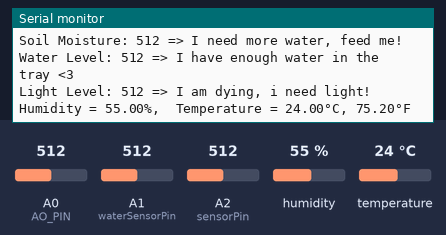
Bench run of a sketch on a simulated Arduino Uno, built with avr-gcc and run on an emulated ATmega328P. Shown: the last lines printed to the serial monitor. The inputs (shaded band) are chosen by the test bench; at power-on: A0 (AO_PIN) = 512, A2 (sensorPin) = 512, A1 (waterSensorPin) = 512, humidity 55 %, temperature 24 °C.

Above: at 1.4 s.
1.5 s: A0 (AO_PIN) set to 490
At 3.3 s:
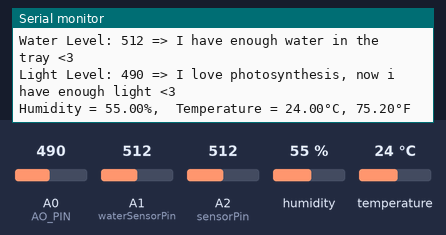
6.1 s: A2 (sensorPin) set to 490
10.4 s: A1 (waterSensorPin) set to 290
At 12.0 s:
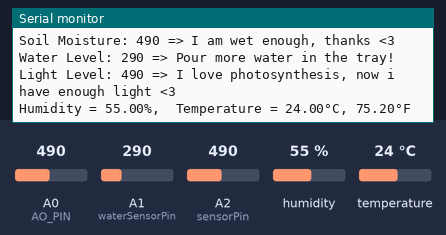
14.8 s: humidity set to 22 %
At 16.5 s:
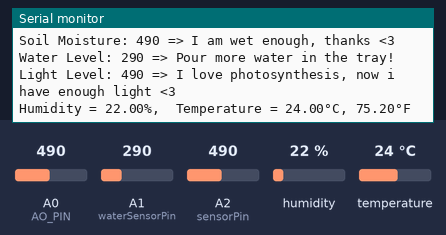
17.7 s: temperature set to 12 °C
At 18.2 s:
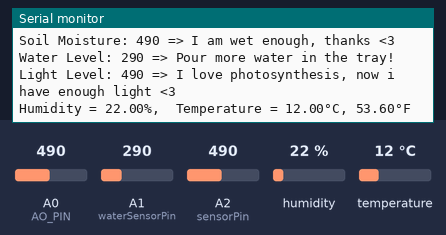
20.6 s: A1 (waterSensorPin) set to 306
At 23.0 s:
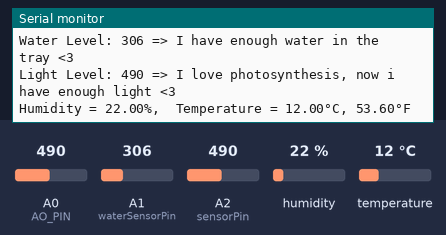

Measured:
- after the input at 1.5 s, the serial monitor: prints a new line after 0.99 s (image 1)
- after the input at 10.4 s, the serial monitor: prints a new line after 0.73 s (image 2)
- after the input at 14.8 s, the serial monitor: prints a new line after 0.79 s (image 3)
- after the input at 17.7 s, the serial monitor: prints a new line after 0.06 s (image 4)
- after the input at 20.6 s, the serial monitor: prints a new line after 1.4 s (image 5)

The sketch:

project.ino
```cpp
#include <DHT.h>
#define DHT11PIN 2
#define DHTTYPE DHT11
#define AO_PIN A0
#define sensorPin A2
DHT dht(DHT11PIN, DHTTYPE);
float h, tc, tf;

int waterSensorPin = A1;
int ledPin = 13;


void setup() {
  delay(200);
  Serial.begin(9600);
  dht.begin();
  Serial.println("DHT11 Temperature and Humidity");

}

void loop() {

  //Soil Moisture
  int sensorWater = analogRead(sensorPin);
  if (sensorWater > 0) {
    Serial.print("Soil Moisture: ");
    Serial.print(sensorWater);
    if(sensorWater > 500)
    {
     Serial.println(" => I need more water, feed me!");
    }
    else Serial.println(" => I am wet enough, thanks <3");

  }

 //Water level
  int sensorValue = analogRead(waterSensorPin);
  Serial.print("Water Level: ");
  Serial.print(sensorValue);
  if(sensorValue < 300)
  {
    Serial.println(" => Pour more water in the tray!");
  }
  else Serial.println(" => I have enough water in the tray <3");

//Light
  int lightValue = analogRead(AO_PIN);
  Serial.print("Light Level: ");
  Serial.print(lightValue);
  if(lightValue > 500)
  {
    Serial.println(" => I am dying, i need light!");
  }
  else Serial.println(" => I love photosynthesis, now i have enough light <3");

//Temperature + Humidity
  h = dht.readHumidity();
  tc = dht.readTemperature();
  tf = dht.readTemperature(true);

  Serial.print('\n');
  Serial.print("Humidity = ");
  Serial.print(h);
  Serial.print("%,  ");
  Serial.print("Temperature = ");
  Serial.print(tc);
  Serial.print("°C, ");
  Serial.print(tf);
  Serial.println("°F");

  delay(2000);
}
```
